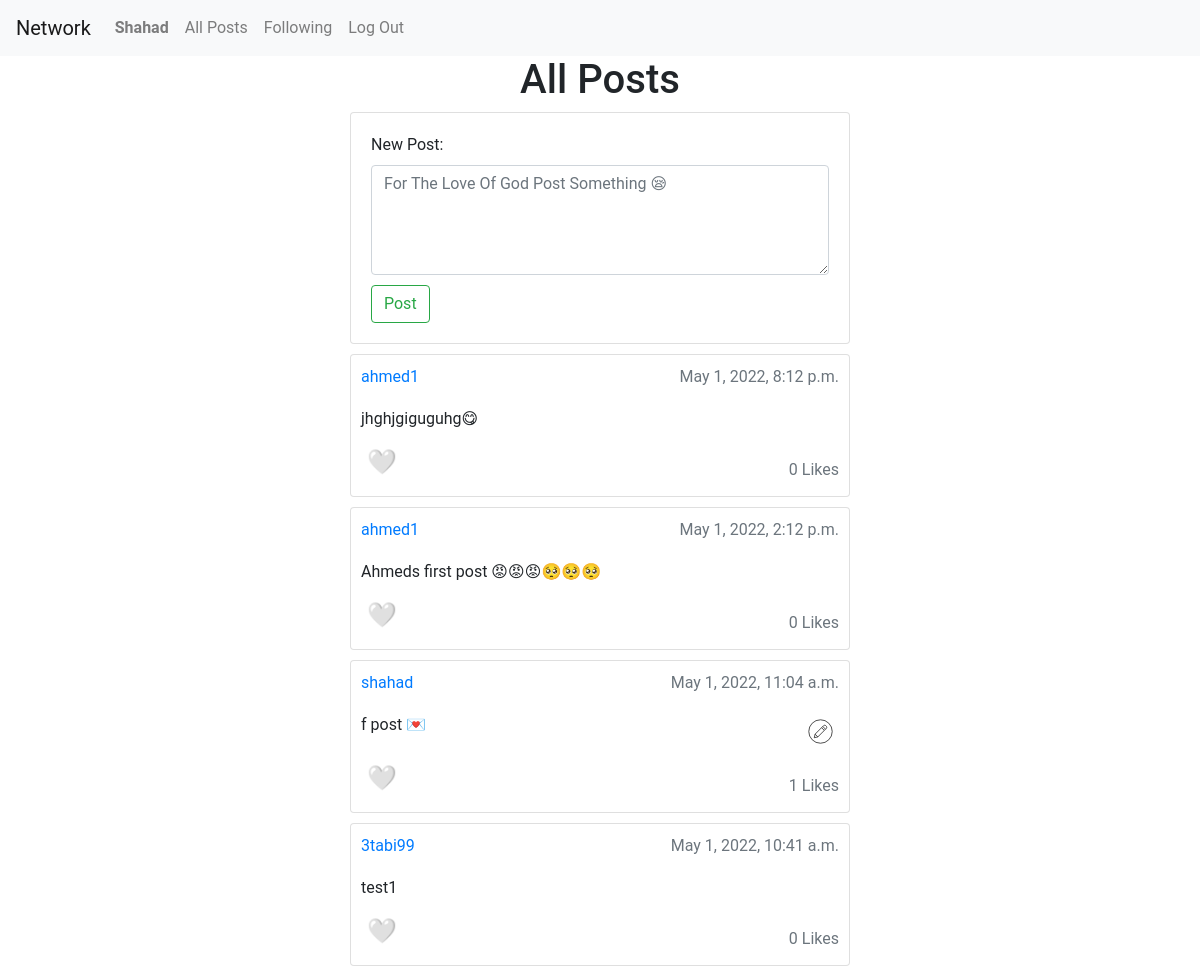
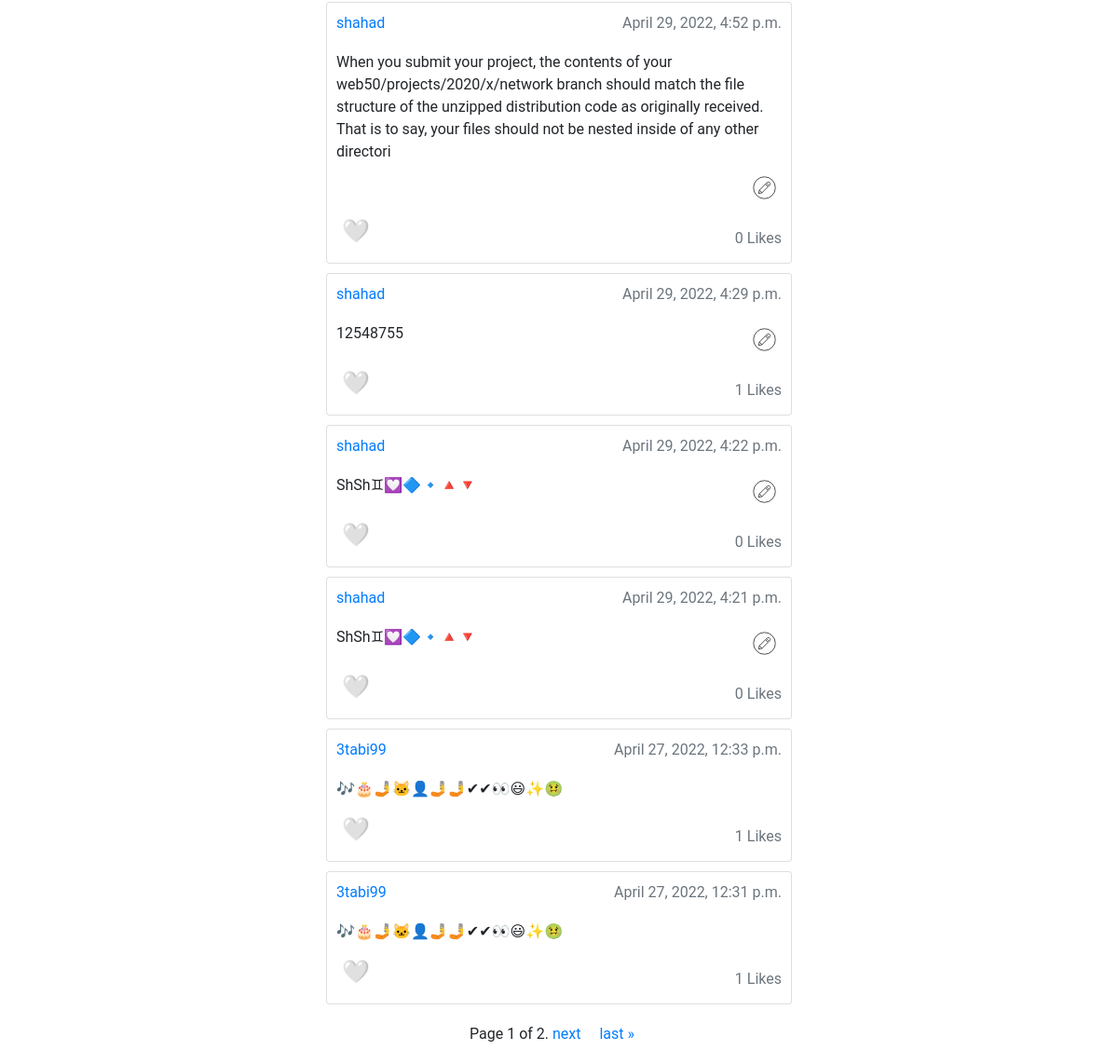
Screenshot of / (signed in) with the database file from the repository (2 pictures, top to bottom).
### network/models.py (models this page shows, shortened)
class User(AbstractUser):
    pass

class Post(models.Model):
    user = models.ForeignKey(User, on_delete=models.CASCADE, related_name="post")
    post = models.CharField(max_length=255)
    time_stamp = models.DateTimeField(auto_now_add=True)
    like_count = models.IntegerField(default=0)

### network/views.py (the view)
# urls.py: path("", views.index, name="index"),
def index(request):
    user = request.user
    posts = Post.objects.order_by('-time_stamp')
    likes = Like.objects.all()
    form = PostForm()
    paginator = Paginator(posts, 10)
    page_number = request.GET.get('page')
    page_obj = paginator.get_page(page_number)
    return render(request, "network/index.html", context={
        'form': form,
        'posts': posts,
        'user': user,
        'page_obj': page_obj,
        'likes': likes
    })

### network/forms.py
class PostForm(forms.Form):
    New_Post = forms.Field(widget=forms.Textarea(
        {'rows': '4', 'maxlength': 255, 'class': 'form-control',
         'placeholder': "For The Love Of God Post Something 😪"}), label="New Post",
        required=True)

### network/templates/network/index.html (shortened to what this page needs)
{% extends "network/layout.html" %}
{% load static %}
{% block body %}
    <h1 class="container text-center">All Posts</h1>
    <div class="container col-5 card" style="padding: 20px">
        <form action="{% url 'post' %}" method="post">
            {{ form }}
            <input type="submit" class="btn btn-outline-success" style="margin-top: 10px;" value="Post"/>
        </form>
    </div>
    {% for post in page_obj.object_list %}
        <div class="container col-5 card" style="padding: 10px; margin-top: 10px">
            <div class="mb-1 text-primary float-left">
                <a href="{% url 'profile' post.user.username %}">{{ post.user.username }}</a>
                <div class="mb-1 text-muted float-right">{{ post.time_stamp }}</div>
            </div>
            <div class="mb-1 float-left" style="margin-top: 10px">
                <div class="mb-2 card-text float-left" id="content_{{ post.id }}">{{ post.post }}</div>
                {% if post.user == user %}
                    <button onclick="show_edit({{ post.id }})" class="mb-1 float-right" type="button"
                            style="font-size: 24px; width:fit-content; border: none; background-color: transparent">
                    </button>
                {% endif %}
            </div>
            <div>
                {% if user in likes.user %}
                    <input type="button" data-user="{{ post.user.id }}" onclick="like({{ post.id }})" class="mb-1 float-left" id="like_{{ post.id }}"
                       value="❤"
                       style="font-size: 24px; width:fit-content; border: none; background-color: transparent"/>
                {% else %}
                    <input type="button" data-user="{{ post.user.id }}" onclick="like({{ post.id }})" class="mb-1 float-left" id="like_{{ post.id }}"
                       value="🤍"
                       style="font-size: 24px; width:fit-content; border: none; background-color: transparent"/>
                {% endif %}
                <div class="mb-1 text-muted float-right" id="like_count_{{ post.id }}" style="margin-top: 15px">
                    {{ post.like_count }} Likes
                </div>
            </div>
        </div>
    {% endfor %}
    <div class="pagination container text-center">
    <span class="step-links text-center container" style="margin-bottom: 20px; margin-top: 20px;">
        <span class="current">
            Page {{ page_obj.number }} of {{ page_obj.paginator.num_pages }}.
        </span>
        {% if page_obj.has_next %}
            <a href="?page={{ page_obj.next_page_number }}">next 	&nbsp;	&nbsp;</a>
            <a href="?page={{ page_obj.paginator.num_pages }}">last &raquo;</a>
        {% endif %}
    </span>
    </div>
{% endblock %}

### network/templates/network/layout.html (shortened to what this page needs)
{% load static %}
<!DOCTYPE html>
<html lang="en">
    <head>
        <link rel="stylesheet" href="https://stackpath.bootstrapcdn.com/bootstrap/4.4.1/css/bootstrap.min.css">
        <link href="{% static 'network/styles.css' %}" rel="stylesheet">
    </head>
    <body>
        <nav class="navbar navbar-expand-lg navbar-light bg-light">
            <a class="navbar-brand" href="{% url 'index' %}">Network</a>
            <div>
              <ul class="navbar-nav mr-auto">
                {% if user.is_authenticated %}
                    <li class="nav-item">
                        <a class="nav-link" href="{% url 'profile' user.username %}"><strong>{{ user.username.capitalize }}</strong></a>
                    </li>
                {% endif %}
                <li class="nav-item">
                  <a class="nav-link" href="{% url 'index' %}">All Posts</a>
                </li>
                {% if user.is_authenticated %}
                    <li class="nav-item">
                        <a class="nav-link" href="{% url 'following' %}">Following</a>
                    </li>
                    <li class="nav-item">
                        <a class="nav-link" href="{% url 'logout' %}">Log Out</a>
                    </li>
                {% endif %}
              </ul>
            </div>
          </nav>
        <div class="body">
            {% block body %}
            {% endblock %}
        </div>
    </body>
</html>

### network/static/network/styles.css (style rules this page uses)
body { font-family: "Roboto", "Lucida Grande", "DejaVu Sans", "Bitstream Vera Sans", Verdana, Arial, sans-serif; }

### rows the page displays
User: username "Shahad"
Post: user.username "ahmed1", time_stamp "May 1, 2022, 8:12 p.m.", post "jhghjgiguguhg😋", like_count "0"
Post: user.username "ahmed1", time_stamp "May 1, 2022, 2:12 p.m.", post "Ahmeds first post 😡😡😡🥺🥺🥺", like_count "0"
Post: user.username "shahad", time_stamp "May 1, 2022, 11:04 a.m.", post "f post 💌", like_count "1"
Post: user.username "3tabi99", time_stamp "May 1, 2022, 10:41 a.m.", post "test1", like_count "0"
Post: user.username "shahad", time_stamp "April 29, 2022, 4:52 p.m.", post "When you submit your project, the contents of your web50/projects/2020/x/network branch should match the file structure of the unzipped distribution code as originally received. That is to say, your files should not be nested inside of any other directori", like_count "0"
Post: user.username "shahad", time_stamp "April 29, 2022, 4:29 p.m.", post "12548755", like_count "1"
Post: user.username "shahad", time_stamp "April 29, 2022, 4:22 p.m.", post "ShSh♊💟🔷🔹🔺🔻", like_count "0"
Post: user.username "shahad", time_stamp "April 29, 2022, 4:21 p.m.", post "ShSh♊💟🔷🔹🔺🔻", like_count "0"
Post: user.username "3tabi99", time_stamp "April 27, 2022, 12:33 p.m.", post "🎶🎂🤳🐱‍👤🤳🤳✔✔👀😃✨🤢", like_count "1"
Post: user.username "3tabi99", time_stamp "April 27, 2022, 12:31 p.m.", post "🎶🎂🤳🐱‍👤🤳🤳✔✔👀😃✨🤢", like_count "1"

### other values shown
{{ page_obj.number }} "1"
{{ page_obj.paginator.num_pages }} "2"
